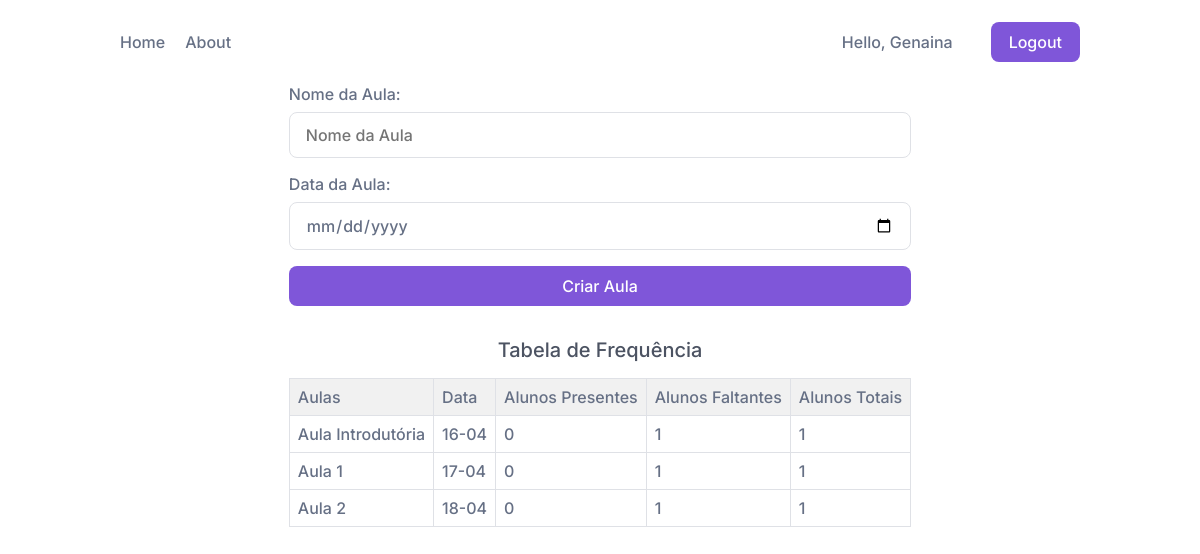
Page /teacher (signed in) on the committed database.
### website/models.py (models this page shows)
class User(db.Model, UserMixin):
    __tablename__ = 'users'
    id = db.Column(db.Integer, primary_key=True)
    first_name = db.Column(db.String(150))
    last_name = db.Column(db.String(150))
    matricula = db.Column(db.String(150), unique=True)
    email = db.Column(db.String(150), unique=True)
    password = db.Column(db.String(150))
    is_teacher = db.Column(db.String(10), default='Aluno')
    lessons_attended = db.relationship('Lesson', secondary=attendance, back_populates='students_attending')

class Lesson(db.Model):
    __tablename__ = 'lessons'
    id = db.Column(db.Integer, primary_key=True)
    teacher_id = db.Column(db.Integer, db.ForeignKey('users.id'))
    name = db.Column(db.String(150))
    date = db.Column(db.DateTime(timezone=True), default=date.today)
    students_attending = db.relationship('User', secondary=attendance, back_populates='lessons_attended')

### website/views.py (the view)
@views.route('/teacher', methods=['GET', 'POST'])
@login_required
def teacher():
  form = LessonForm()
  students = User.query.filter_by(is_teacher='aluno').all()
  if form.validate_on_submit():
    lesson = Lesson(name=form.name.data, teacher_id=current_user.id, date=form.date.data)
    db.session.add(lesson)
    db.session.commit()
    flash('Aula criada com sucesso!', category='success')
    return redirect(url_for('views.teacher'))
  return render_template("teacher.html", form=form, user=current_user, lessons=Lesson.query.filter_by(teacher_id=current_user.id), students=students)

### website/forms.py
class LessonForm(FlaskForm):
  name = StringField('Nome da Aula', render_kw={"placeholder": "Nome da Aula"}, validators=[DataRequired(), Length(min=2, max=20, message='Nome da aula deve ter entre 2 e 20 caracteres')])
  date = DateField('Data da Aula', render_kw={"placeholder": "Data da Aula"}, validators=[DataRequired()])
  submit = SubmitField('Criar Aula')

### website/__init__.py (called while the page is built)
def create_app():
  app = Flask(__name__)
  app.config['SECRET_KEY'] = 'secretkey'
  app.config['SQLALCHEMY_DATABASE_URI'] = f'sqlite:///{path.join(path.abspath(path.dirname(__file__)), "database.db")}'
  db.init_app(app)
  from .views import views
  from .auth import auth
  app.register_blueprint(views, url_prefix='/')
  app.register_blueprint(auth, url_prefix='/')
  from . import models
  with app.app_context():
    db.create_all()
  login_manager = LoginManager()
  login_manager.login_view = 'auth.login'
  login_manager.init_app(app)
  @login_manager.user_loader
  def load_user(id):
    return models.User.query.get(int(id))
  return app

### website/templates/teacher.html (shortened to what this page needs)
{% extends "base.html" %} {% block title %}Home{% endblock %} {% block main %}
<main>
  <form
    class="form-layout"
    method="POST"
    action="{{ url_for('views.teacher') }}"
  >
    <div class="form-row">
      <div class="form-label">{{ form.name.label }}:</div>
      <div class="form-input">{{ form.name }}</div>
    </div>
    <div class="form-row">
      <div class="form-label">{{ form.date.label }}:</div>
      <div class="form-input">{{ form.date }}</div>
    </div>
    {{ form.submit() }}
  </form>
  <h2>Tabela de Frequência</h2>
  <table>
    <thead>
      <tr>
        <th>Aulas</th>
        <th>Data</th>
        <th>Alunos Presentes</th>
        <th>Alunos Faltantes</th>
        <th>Alunos Totais</th>
      </tr>
    </thead>
    <tbody>
      {% for lesson in lessons|sort(attribute='date') %}
      <tr>
        <td>{{lesson.name}}</td>
        <td>{{lesson.date.strftime('%d-%m')}}</td>
        <td>{{lesson.students_attending|length}}</td>
        <td>{{ students|length - lesson.students_attending|length}}</td>
        <td>{{ students|length }}</td>
      </tr>
      {% endfor %}
    </tbody>
  </table>
</main>
{% endblock %}

### website/templates/base.html (shortened to what this page needs)
<!DOCTYPE html>
<html lang="en">
  <head>
    {% block head %}
    <link
      rel="stylesheet"
      {%
      block
      style
      %}
      href="../static/css/style.css"
      {%
      endblock
      %}
    />
    {% endblock %}
  </head>
  <body>
    <nav class="navbar">
      <ul class="nav-links">
        {% if user.is_authenticated %}
          <li><a href="#">Home</a></li>
        {% endif %}
        <li><a href="https://github.com/gabrielccac">About</a></li>
      </ul>
      <ul class="nav-btns">
        {% if user.is_authenticated %}
        <li>
          <a
            href="#"
            class="btn login"
            >Hello, {{user.first_name}}</a
          >
        </li>
        <li>
          <a
            href="/logout"
            class="btn highlight"
            >Logout</a
          >
        </li>
        {% endif %}
      </ul>
    </nav>
     {% block main %} {%
    endblock %}
  </body>
</html>

### website/static/css/style.css (style rules this page uses)
:root { --fs-small: 0.875rem; --fs-medium: 1rem; --fs-large: 1.25rem; --fs-xlarge: 1.5rem; --fs-xxlarge: 2rem; --ff-base: 'Inter', sans-serif; --clr-text: #667085; --clr-highlight: #7f56d9; --clr-neutral: #ffffff; --sp-small: 0.625rem; --sp-medium: 1.125rem; --border-radius: 0.5rem; }
*, *::before, *::after { box-sizing: border-box; margin: 0; padding: 0; font: inherit; }
html { min-height: 100vh; }
body { margin: 0; font-family: var(--ff-base); font-weight: 500; color: var(--clr-text); height: 100%; }
a { text-decoration: none; color: #667085; }
nav { width: 80%; margin: 2rem auto; display: flex; justify-content: space-between; }
ul.nav-links, ul.nav-btns { display: flex; gap: 1.25rem; list-style: none; }
.btn { padding: var(--sp-small) var(--sp-medium); border-radius: var(--border-radius); }
.btn.highlight { color: var(--clr-neutral); background-color: var(--clr-highlight); }
main { height: 100%; width: 80%; margin: 1rem auto; display: grid; place-content: center; }
.form-layout { width: 100%; display: grid; gap: 1rem; margin-bottom: 1rem; }
.form-row { display: grid; gap: 0.5rem; }
.form-input input { width: 100%; }
ul { list-style: none; }
input[type='text'], input[type='password'], input[type='date'] { padding: 0.75rem 1rem; border: 1px solid #dfe1e6; border-radius: var(--border-radius); transition: border-color 0.2s ease-in-out; }
input[type='date'] { color: var(--clr-text); }
input[type='submit'] { border: none; color: var(--clr-neutral); background-color: var(--clr-highlight); padding: var(--sp-small) var(--sp-medium); border-radius: var(--border-radius); }
h2 { color: #4c5362; margin: 1rem; text-align: center; font-size: var(--fs-large); }
table { width: 30; border-collapse: collapse; }
thead th { background-color: #f1f1f1; }
th, td { border: 1px solid #dfe1e6; padding: 8px; text-align: left; }

### rows in the picture
User: first_name "Genaina"
Lesson: name "Aula Introdutória", date "16-04", students_attending|length "0", students_attending "1", students "1"
Lesson: name "Aula 1", date "17-04", students_attending|length "0", students_attending "1", students "1"
Lesson: name "Aula 2", date "18-04", students_attending|length "0", students_attending "1", students "1"
